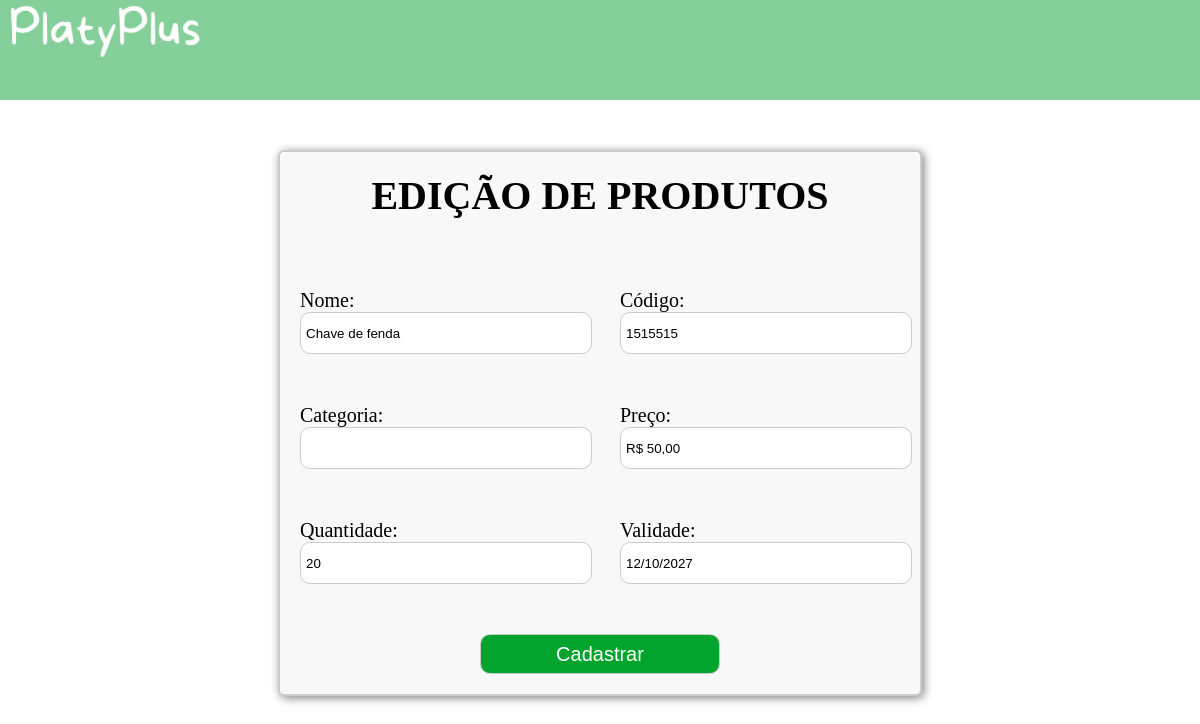
Page /editarProduto/1 on the committed database.
### models.py (models this page shows, shortened)
class Produto(Base):
    __tablename__ = 'produtos'
    produto_id = Column(Integer, primary_key=True, unique=True)
    nome_produto = Column(String(80), nullable=False, index=True)
    quantidade_produto = Column(Integer, nullable=False, index=True)
    codigo_produto = Column(String(40), nullable=False, index=True)
    id_categoria = Column(Integer, ForeignKey('categorias.id_categoria'))
    categorias = relationship(Categoria)
    preco_produto = Column(String(40), nullable=False, index=True)
    validade_produto = Column(String(10), nullable=False, index=True)

### app.py (the view, shortened to what this page needs)
@app.route('/editarProduto/<int:id>', methods=['POST', 'GET'])
def editarProduto(id):
    produto = Produto.query.get(id)
    if produto is None:
        flash('Produto inexistente', 'error')
        return redirect(url_for('listar_estoque'))
    return render_template('editar.html', produto=produto)

### templates/editar.html (shortened to what this page needs)
<!DOCTYPE html>
<html lang="en">
<head>
    <link rel="stylesheet" href="/static/produto.css">
</head>
<body>
<header>
    <img src="/static/img/PlatyPlusWhite.png" alt="" id="logo">
</header>
<main>
    <div id="divmae">
        <h1 style="color: #000; text-align: center; margin-bottom: 20px;">EDIÇÃO DE PRODUTOS</h1>
        <form action="{{ url_for('editarProduto', id=produto.produto_id) }}" method="POST">
            <div style="display: grid; grid-template-columns: 1fr 1fr; grid-gap: 40px; width: 100%; margin-top: 50px;">
                <div class="input-container">
                    <label for="produto1">Nome:</label>
                    <input type="text" id="produto1" name="nome_produto" value="{{ produto.nome_produto }}">
                </div>
                <div class="input-container">
                    <label for="produto2">Código:</label>
                    <input type="text" id="produto2" name="codigo_produto" value="{{ produto.codigo_produto }}">
                </div>
                <div class="input-container">
                    <label for="produto3">Categoria:</label>
                    <input type="text" id="produto3" name="categoria_produto" value="{{ produto.categoria_produto }}">
                </div>
                <div class="input-container">
                    <label for="produto4">Preço:</label>
                    <input type="text" id="produto4" name="preco_produto" value="{{ produto.preco_produto }}">
                </div>
                <div class="input-container">
                    <label for="produto5">Quantidade:</label>
                    <input type="text" id="produto5" name="quantidade_produto" value="{{ produto.quantidade_produto }}">
                </div>
                <div class="input-container">
                    <label for="produto6">Validade:</label>
                    <input type="text" id="produto6" name="validade_produto" value="{{ produto.validade_produto }}">
                </div>
            </div>
            <div style="display: flex; justify-content: center; margin-top: 40px;">
                <button type="submit"
                        style="height: 40px; width: 40%; border-radius: 10px; border: 1px solid #ccc; background-color: #00A42C; cursor: pointer; padding: 5px; transition: background-color 0.3s; color: white; font-size:20px;">
                    Cadastrar
                </button>
            </div>
        </form>
    </div>
</main>
</body>
</html>

### static/produto.css (style rules this page uses)
* { margin: 0; padding: 0; }
header { height: 100px; background-color: #84cf9a; width: 100%; }
#logo { height: 60px; }
main { display: flex; justify-content: center; margin-top: 50px; align-items: center; font-family: normal serif; }
#divmae { display: flex; flex-direction: column; align-items: center; width: 50%; height: 80%; background-color: #f8f8f8; border: 2px solid #ccc; box-shadow: 2px 2px 10px gray; padding: 20px; border-radius: 6px; font-family: normal serif; font-size: 20px; }

### templates/editar.html (style rules this page uses)
body { font-family: Arial, sans-serif; }
#divmae { padding: 20px; }
.input-container { margin-bottom: 10px; }
input { width: 100%; height: 30px; border-radius: 10px; border: 1px solid #ccc; padding: 5px; }
button { height: 30px; border-radius: 10px; cursor: pointer; }

### rows in the picture
Produto: nome_produto "Chave de fenda", codigo_produto "1515515", preco_produto "R$ 50,00", quantidade_produto "20", validade_produto "12/10/2027"
